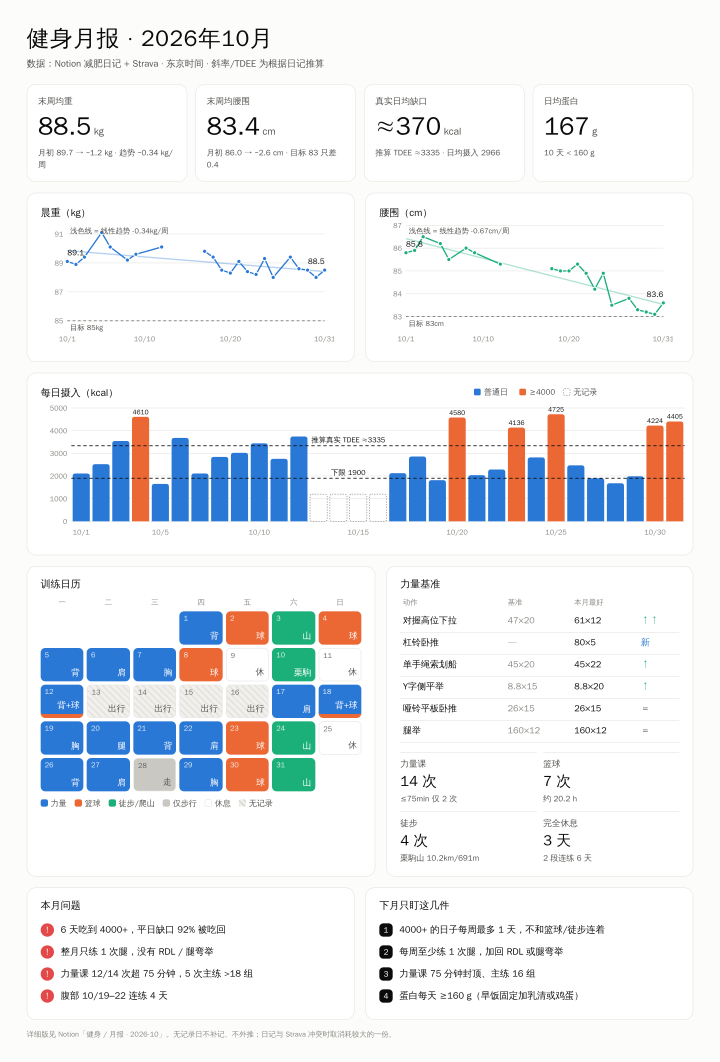
#> input picture fitness-report/月报-2026-10.png, 2160 x 3184 px (shown at 1/3 size)
$ python palette.py '../../../../fitness-report/月报-2026-10.png'
#> lines starting #> are read from the running program, lines starting #| are printed output that depends on the picture
#!/usr/bin/env python3
"""Extract a small palette from a photo so the symbol's inks come from the image, not from guesswork.

Usage: python3 palette.py PHOTO [-k 8] [--swatch out.png]
Prints one line per cluster: hex, share of pixels, saturation, lightness — sorted by share.
"""
import argparse, colorsys
import numpy as np
from PIL import Image, ImageDraw, ImageOps


def kmeans(px, k, iters=25, seed=7):
    rng = np.random.default_rng(seed)
    c = px[rng.choice(len(px), k, replace=False)].astype(np.float32)
    for _ in range(iters):
        d = ((px[:, None, :] - c[None]) ** 2).sum(-1)
        lab = d.argmin(1)
        for i in range(k):
            m = lab == i
            if m.any():
                c[i] = px[m].mean(0)
    return c, lab


def main():
    ap = argparse.ArgumentParser()
    ap.add_argument("photo")
    ap.add_argument("-k", type=int, default=8)
    ap.add_argument("--swatch", help="optional PNG of the swatches, to look at")
    a = ap.parse_args()
    im = ImageOps.exif_transpose(Image.open(a.photo)).convert("RGB")
#> im is the input picture: PIL image 2160x3184 RGB; mean R, G, B 236.5, 238.6, 241.6
    im.thumbnail((160, 160))
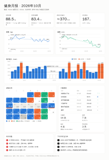
#> im: PIL image 109x160 RGB; mean R, G, B 236.3, 238.4, 241.4
    px = np.asarray(im, dtype=np.float32).reshape(-1, 3)
    c, lab = kmeans(px, a.k)
#> in kmeans, `c = px[rng.choice(len(px), k, replace=False)].astype(np.float32)`: c = [[255, 255, 255], [251, 250, 250], [251, 251, 250], [255, 255, 255], [255, 255, 255], [252, 252, 251], [102, 202, 164], [255, 255, 255]]
#> after the loop in kmeans, `for _ in range(iters):`: c = [[250.8, 250.9, 250], [236.6, 118.1, 72.13], [154.3, 176, 197.2], [253.2, 253.2, 252.9], [234.1, 235, 234.9], [211.2, 209.3, 209.6], [59.1, 136.9, 205], [255, 255, 255]]
#> lab = 17440 values, max 7 at index 332, min 0 at index 0, mean 3.98
    share = np.bincount(lab, minlength=a.k) / len(lab)
#> share = [0.273, 0.0222, 0.0271, 0.119, 0.0722, 0.0485, 0.0542, 0.384]
    rows = []
    for i in np.argsort(-share):
        r, g, b = (c[i] / 255).tolist()
        h, l, s = colorsys.rgb_to_hls(r, g, b)
        hexv = "#%02X%02X%02X" % tuple(int(round(v)) for v in c[i])
        rows.append((hexv, share[i], h * 360, s, l))
        print(f"{hexv}  share={share[i]:.2f}  hue={h*360:5.0f}  sat={s:.2f}  light={l:.2f}")
#> this loop made 8 passes
#> (i, r, g, b, h, l, s, hexv) on passes 1, 2, 5, 7, 8: (7, 1, 1, 1, 0.0927, 1, 0.62, '#FFFFFF'), (0, 0.984, 0.984, 0.981, 0.175, 0.982, 0.0938, '#FBFBFA'), (6, 0.232, 0.537, 0.804, 0.578, 0.518, 0.593, '#3B89CD'), (2, 0.605, 0.69, 0.773, 0.582, 0.689, 0.271, '#9AB0C5'), (1, 0.928, 0.463, 0.283, 0.0465, 0.605, 0.817, '#ED7648')
#> (r, g, b, h, l, s, hexv) on passes 3, 4, 6: (0.993, 0.993, 0.992, 0.175, 0.992, 0.0641, '#FDFDFD'), (0.918, 0.922, 0.921, 0.481, 0.92, 0.0225, '#EAEBEB'), (0.828, 0.821, 0.822, 0.971, 0.824, 0.0214, '#D3D1D2')
#| #FFFFFF  share=0.38  hue=   33  sat=0.62  light=1.00
#| #FBFBFA  share=0.27  hue=   63  sat=0.09  light=0.98
#| #FDFDFD  share=0.12  hue=   63  sat=0.06  light=0.99
#| #EAEBEB  share=0.07  hue=  173  sat=0.02  light=0.92
#| #3B89CD  share=0.05  hue=  208  sat=0.59  light=0.52
#| #D3D1D2  share=0.05  hue=  349  sat=0.02  light=0.82
#| #9AB0C5  share=0.03  hue=  210  sat=0.27  light=0.69
#| #ED7648  share=0.02  hue=   17  sat=0.82  light=0.61
#> after the loop, rows = 8 items
    if a.swatch:
        sw = Image.new("RGB", (120 * len(rows), 120), "white")
        d = ImageDraw.Draw(sw)
        for i, r in enumerate(rows):
            d.rectangle([i * 120, 0, i * 120 + 119, 119], fill=r[0])
        sw.save(a.swatch)


if __name__ == "__main__":
    main()
